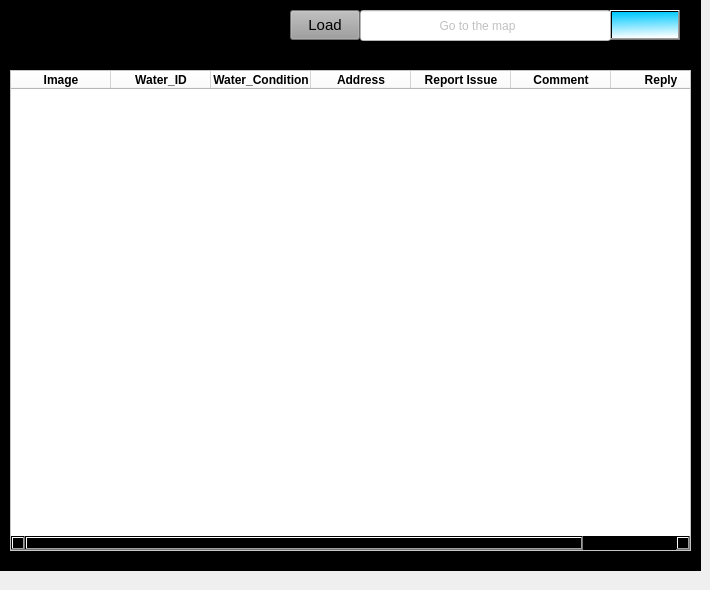
    <widget class="QWidget" name="AddReply">
     <widget class="QFrame" name="frame_10">
      <property name="geometry">
       <rect>
        <x>0</x>
        <y>-10</y>
        <width>701</width>
        <height>581</height>
       </rect>
      </property>
      <property name="styleSheet">
       <string notr="true">background-color: rgb(0, 0, 0);</string>
      </property>
      <property name="frameShape">
       <enum>QFrame::StyledPanel</enum>
      </property>
      <property name="frameShadow">
       <enum>QFrame::Raised</enum>
      </property>
      <widget class="QTableWidget" name="tblBusiness_3">
       <property name="geometry">
        <rect>
         <x>10</x>
         <y>80</y>
         <width>681</width>
         <height>481</height>
        </rect>
       </property>
       <property name="styleSheet">
        <string notr="true">background-color: rgb(255, 255, 255);</string>
       </property>
       <column>
        <property name="text">
         <string>Image</string>
        </property>
        <property name="font">
         <font>
          <bold>true</bold>
         </font>
        </property>
       </column>
       <column>
        <property name="text">
         <string>Water_ID</string>
        </property>
        <property name="font">
         <font>
          <bold>true</bold>
         </font>
        </property>
       </column>
       <column>
        <property name="text">
         <string>Water_Condition</string>
        </property>
        <property name="font">
         <font>
          <bold>true</bold>
         </font>
        </property>
       </column>
       <column>
        <property name="text">
         <string>Address</string>
        </property>
        <property name="font">
         <font>
          <bold>true</bold>
         </font>
        </property>
       </column>
       <column>
        <property name="text">
         <string>Report Issue</string>
        </property>
        <property name="font">
         <font>
          <bold>true</bold>
         </font>
        </property>
       </column>
       <column>
        <property name="text">
         <string>Comment</string>
        </property>
        <property name="font">
         <font>
          <bold>true</bold>
         </font>
        </property>
       </column>
       <column>
        <property name="text">
         <string>Reply</string>
        </property>
        <property name="font">
         <font>
          <bold>true</bold>
         </font>
        </property>
        <property name="foreground">
         <brush brushstyle="SolidPattern">
          <color alpha="255">
           <red>0</red>
           <green>0</green>
           <blue>0</blue>
          </color>
         </brush>
        </property>
       </column>
      </widget>
      <widget class="QPushButton" name="load_3">
       <property name="geometry">
        <rect>
         <x>610</x>
         <y>20</y>
         <width>70</width>
         <height>30</height>
        </rect>
       </property>
       <property name="minimumSize">
        <size>
         <width>0</width>
         <height>21</height>
        </size>
       </property>
       <property name="maximumSize">
        <size>
         <width>70</width>
         <height>30</height>
        </size>
       </property>
       <property name="font">
        <font>
         <pointsize>11</pointsize>
        </font>
       </property>
       <property name="toolTip">
        <string>&lt;html&gt;&lt;head/&gt;&lt;body&gt;&lt;p&gt;&lt;span style=&quot; color:#ffffff;&quot;&gt;Load Businesses&lt;/span&gt;&lt;/p&gt;&lt;/body&gt;&lt;/html&gt;</string>
       </property>
       <property name="styleSheet">
        <string notr="true">color: rgb(0, 0, 0);
background-color: qlineargradient(spread:pad, x1:0.438, y1:0, x2:0.505455, y2:1, stop:0 rgba(0, 201, 255, 255), stop:1 rgba(255, 255, 255, 255));
</string>
       </property>
       <property name="text">
        <string/>
       </property>
       <property name="icon">
        <iconset>
         <normaloff>:/newPrefix/images/search (1).png</normaloff>:/newPrefix/images/search (1).png</iconset>
       </property>
      </widget>
      <widget class="QLineEdit" name="lineEdit_6">
       <property name="geometry">
        <rect>
         <x>360</x>
         <y>20</y>
         <width>251</width>
         <height>31</height>
        </rect>
       </property>
       <property name="minimumSize">
        <size>
         <width>132</width>
         <height>0</height>
        </size>
       </property>
       <property name="styleSheet">
        <string notr="true">background-color: rgb(255, 255, 255);
border-bottom: 3px solid  rgb(0, 170, 255);
color: rgb(131, 131, 131);</string>
       </property>
       <property name="placeholderText">
        <string>                       Go to the map</string>
       </property>
      </widget>
      <widget class="QPushButton" name="load_4">
       <property name="geometry">
        <rect>
         <x>290</x>
         <y>20</y>
         <width>70</width>
         <height>30</height>
        </rect>
       </property>
       <property name="minimumSize">
        <size>
         <width>0</width>
         <height>21</height>
        </size>
       </property>
       <property name="maximumSize">
        <size>
         <width>70</width>
         <height>30</height>
        </size>
       </property>
       <property name="font">
        <font>
         <pointsize>11</pointsize>
        </font>
       </property>
       <property name="toolTip">
        <string>&lt;html&gt;&lt;head/&gt;&lt;body&gt;&lt;p&gt;&lt;span style=&quot; color:#ffffff;&quot;&gt;Load Businesses&lt;/span&gt;&lt;/p&gt;&lt;/body&gt;&lt;/html&gt;</string>
       </property>
       <property name="styleSheet">
        <string notr="true">color: rgb(0, 0, 0);
background-color: rgb(157, 157, 157);</string>
       </property>
       <property name="text">
        <string>Load</string>
       </property>
       <property name="icon">
        <iconset>
         <normaloff>:/newPrefix/images/refresh-page-option.png</normaloff>:/newPrefix/images/refresh-page-option.png</iconset>
       </property>
      </widget>
     </widget>
    </widget>
